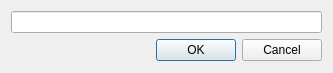
<?xml version="1.0" encoding="UTF-8"?>
<ui version="4.0">
 <class>reName</class>
 <widget class="QDialog" name="reName">
  <property name="geometry">
   <rect>
    <x>0</x>
    <y>0</y>
    <width>333</width>
    <height>73</height>
   </rect>
  </property>
  <property name="windowTitle">
   <string>更改文件名</string>
  </property>
  <layout class="QVBoxLayout" name="verticalLayout">
   <item>
    <widget class="QLineEdit" name="le_rename"/>
   </item>
   <item>
    <widget class="QDialogButtonBox" name="buttonBox">
     <property name="orientation">
      <enum>Qt::Horizontal</enum>
     </property>
     <property name="standardButtons">
      <set>QDialogButtonBox::Cancel|QDialogButtonBox::Ok</set>
     </property>
    </widget>
   </item>
  </layout>
 </widget>
 <resources/>
 <connections>
  <connection>
   <sender>buttonBox</sender>
   <signal>accepted()</signal>
   <receiver>reName</receiver>
   <slot>accept()</slot>
   <hints>
    <hint type="sourcelabel">
     <x>248</x>
     <y>254</y>
    </hint>
    <hint type="destinationlabel">
     <x>157</x>
     <y>274</y>
    </hint>
   </hints>
  </connection>
  <connection>
   <sender>buttonBox</sender>
   <signal>rejected()</signal>
   <receiver>reName</receiver>
   <slot>reject()</slot>
   <hints>
    <hint type="sourcelabel">
     <x>316</x>
     <y>260</y>
    </hint>
    <hint type="destinationlabel">
     <x>286</x>
     <y>274</y>
    </hint>
   </hints>
  </connection>
 </connections>
</ui>
